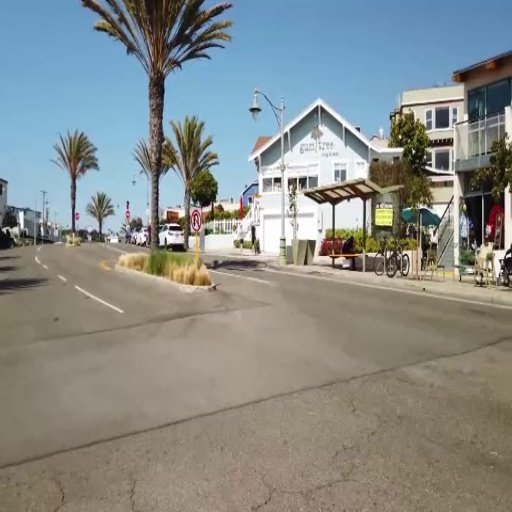
#> input picture lab1/images/multiple_stitching/1.jpg, 512 x 512 px; its folder holds 3 pictures in this run
$ python lab1.py
#> lines starting #> are read from the running program, lines starting #| are printed output that depends on the picture; after the words box and inside, x2 and y2 are one past the last pixel; in counts of white or black regions, pixels touching at a corner belong together
import random
import numpy as np
import cv2
import matplotlib.pyplot as plt
import os


# dirname = os.path.dirname(PySide2.__file__)
# plugin_path = os.path.join(dirname, 'plugins', 'platforms')
# os.environ['QT_QPA_PLATFORM_PLUGIN_PATH'] = plugin_path


def image_show(name, img):
    cv2.imshow(name, img)
    cv2.waitKey(0)
    cv2.destroyAllWindows()


#要求一：SIFT提取特征点
def sift(image):
    descriptor = cv2.SIFT_create()
    (kps, features) = descriptor.detectAndCompute(image, None)
    kps = np.float32([kp.pt for kp in kps])
    return kps, features


#要求二：特征点匹配
# 定义一个函数，根据两组关键点和特征，找出最佳的特征匹配对和变换矩阵
def matchKeypoints(kpsA, kpsB, featuresA, featuresB, ratio, reprojThresh):
    # 创建一个暴力匹配器对象
    matcher = cv2.BFMatcher()
    # 使用knn方法，对两组特征进行匹配，返回最近的两个匹配结果
    rawMatches = matcher.knnMatch(featuresA, featuresB, 2)

    # 定义一个空列表，存储最佳的特征匹配对
    best_matches = []
    # 定义一个变量，存储最大的匹配对数量
    max_matches_num = 0
    # 定义一个变量，存储期望的匹配距离
    ex_dist = 100
    # 定义一个变量，存储匹配距离的容差
    derta_dist = 10
    # 循环10次，尝试找出最佳的匹配对
    for i in range(10):
        # 定义一个空列表，存储当前的匹配对
        matches = []
        # 定义一个空列表，存储当前的匹配距离
        dist_list = []
        # 遍历原始的匹配结果
        for m in rawMatches:
            # 如果匹配结果有两个，并且第一个匹配的距离小于第二个匹配的距离乘以一个比例
            if len(m) == 2 and m[0].distance < m[1].distance * ratio:
                # 如果第一个匹配的距离在期望的距离的容差范围内
                if ex_dist - derta_dist <= m[0].distance <= ex_dist + derta_dist:
                    # 将第一个匹配的索引添加到当前的匹配对列表中
                    matches.append((m[0].trainIdx, m[0].queryIdx))
                    # 将第一个匹配的距离添加到当前的匹配距离列表中
                    dist_list.append(m[0].distance)
        # 从当前的匹配距离列表中随机选择一个作为新的期望的匹配距离
        ex_dist = dist_list[random.randint(0, len(dist_list) - 1)]
        # 如果当前的匹配对数量大于等于最大的匹配对数量
        if max_matches_num <= len(matches):
            # 更新最大的匹配对数量
            max_matches_num = len(matches)
            # 更新最佳的匹配对列表
            best_matches = matches

    # 如果最佳的匹配对数量大于4
    if len(best_matches) > 4:
        # 根据最佳的匹配对，获取两组关键点的坐标
        ptsA = np.float32([kpsA[i] for (_, i) in best_matches])
        ptsB = np.float32([kpsB[i] for (i, _) in best_matches])
        #要求三
        # 使用RANSAC方法，根据两组关键点的坐标，计算变换矩阵和状态
        (H, status) = cv2.findHomography(ptsA, ptsB, cv2.RANSAC, reprojThresh)
        # 返回最佳的匹配对，变换矩阵和状态
        return best_matches, H, status
    # 如果最佳的匹配对数量小于等于4，返回None
    return None


#要求五：根据变换拼接
def drawMatches(imageA, imageB, kpsA, kpsB, matches, status):
    # 初始化可视化图片，将A、B图左右连接到一起
    (hA, wA) = imageA.shape[:2]
    (hB, wB) = imageB.shape[:2]
    vis = np.zeros((max(hA, hB), wA + wB, 3), dtype="uint8")
    vis[0:hA, 0:wA] = imageA
    vis[0:hB, wA:] = imageB

    ptAs = []
    ptBs = []
    # 联合遍历，画出匹配对
    for ((trainIdx, queryIdx), s) in zip(matches, status):
        # 当点对匹配成功时，画到可视化图上
        if s == 1:
            # 画出匹配对
            ptA = (int(kpsA[queryIdx][0]), int(kpsA[queryIdx][1]))
            ptB = (int(kpsB[trainIdx][0]) + wA, int(kpsB[trainIdx][1]))
            cv2.line(vis, ptA, ptB, (0, 255, 0), 1)
            ptAs.append(ptA)
            ptBs.append(ptB)

    # 返回可视化结果
    return vis, ptAs, ptBs


file_path = "./images/multiple_stitching"
dirs = os.listdir(file_path)
images = []
# image_stitched = []
for file in dirs:
    image = file_path + '/' + file
    image = cv2.imread(image)
#> image is the input picture: shape (512, 512, 3); mean B, G, R 137.1, 139.7, 135.1
    images.append(image)


def stitch(images, ratio=0.95, reprojThresh=4.0):
    # 获取输入图片
#> called with ratio = 0.95, reprojThresh = 4
    (imageA, imageB) = images
    top, bottom, left, right = 400, 400, 400, 400
    imageA = cv2.copyMakeBorder(imageA, top, bottom, left, right, cv2.BORDER_CONSTANT, value=(0, 0, 0))
    imageB = cv2.copyMakeBorder(imageB, top, bottom, left, right, cv2.BORDER_CONSTANT, value=(0, 0, 0))
    # 检测A、B图片的SIFT关键特征点，并计算特征描述子
    (kpsA, featuresA) = sift(imageA)
#> in sift, `(kps, features) = descriptor.detectAndCompute(image, None)`: kps = 1676 keypoints; strongest (x, y, size): (909, 655, 2.5), (908, 510, 5.5), (813, 551, 2), (648, 645, 347.6)
#> in sift, `kps = np.float32([kp.pt for kp in kps])`: kps = 1676 pairs, first value 392.5 to 986.9, second value 352.4 to 910.1
#> kpsA has the same summary as kps in sift
    (kpsB, featuresB) = sift(imageB)
#> in sift (call 2), `(kps, features) = descriptor.detectAndCompute(image, None)`: kps = 1748 keypoints; strongest (x, y, size): (706, 658, 1.9), (910, 673, 3.3), (631, 560, 1.8), (494, 574, 4.9)
#> kpsB = 1748 pairs, first value 380.6 to 928.6, second value 401.9 to 916.9

    # 匹配两张图片的所有特征点，返回匹配结果
    M = matchKeypoints(kpsA, kpsB, featuresA, featuresB, ratio, reprojThresh)
#> in matchKeypoints, `rawMatches = matcher.knnMatch(featuresA, featuresB, 2)`: rawMatches = 1676 matches
#> in matchKeypoints, `ptsA = np.float32([kpsA[i] for (_, i) in best_matches])`: ptsA = 69 pairs, first value 413.4 to 890.3, second value 502.2 to 846.9
#> in matchKeypoints, `ptsB = np.float32([kpsB[i] for (i, _) in best_matches])`: ptsB = 69 pairs, first value 419.5 to 908.9, second value 498.1 to 866.1
#> in matchKeypoints, `(H, status) = cv2.findHomography(ptsA, ptsB, cv2.RANSAC, reprojThresh)`: H = [[9.47, 0.174, -3809.6], [4.23, 6.13, -3272.5], [0.00628, 0.000393, 1]]; status = 69 values, max 1 at index 13, min 0 at index 0, mean 0.768

    # 如果返回结果为空，没有匹配成功的特征点，退出算法
    if M is None:
        return None

    # 否则，果提取匹配结
    # H是3x3视角变换矩阵
    (matches, H, status) = M
#> matches = 69 pairs, first value 82 to 1715, second value 33 to 1603
    result = cv2.warpPerspective(imageA, H, (imageB.shape[1], imageB.shape[0])) #透视变换

    #内点更新
    for i in range(imageA.shape[0]):
        for j in range(imageA.shape[1]):
            if imageA[i, j][0] >= result[i, j][0]:
                result[i, j] = imageB[i, j]
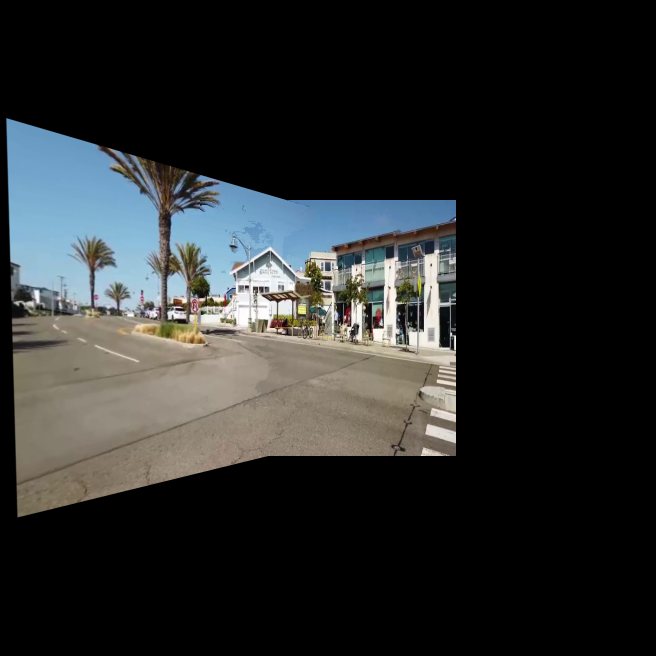
#> result: shape (1312, 1312, 3) (shown at 1/2 size); mean B, G, R 42.8, 43, 41.1

    # 检测是否需要显示图片匹配
    (imageA, imageB) = images
    (kpsA, featuresA) = sift(imageA)
#> in sift (call 3), `(kps, features) = descriptor.detectAndCompute(image, None)`: kps = 1613 keypoints; strongest (x, y, size): (509, 255, 2.3), (413, 151, 2), (400, 137, 1.9), (253, 229, 3.5)
#> kpsA = 1613 pairs, first value 2.48 to 508.9, second value 2.61 to 508.1
    (kpsB, featuresB) = sift(imageB)
#> in sift (call 4), `(kps, features) = descriptor.detectAndCompute(image, None)`: kps = 1667 keypoints; strongest (x, y, size): (306, 258, 1.9), (231, 160, 1.8), (94, 174, 4.9), (502, 268, 3.5)
#> kpsB = 1667 pairs, first value 2.45 to 509.1, second value 3.65 to 508.6
    M = matchKeypoints(kpsA, kpsB, featuresA, featuresB, ratio, reprojThresh)
#> in matchKeypoints (call 2), `rawMatches = matcher.knnMatch(featuresA, featuresB, 2)`: rawMatches = 1613 matches
    (matches, H, status) = M
#> matches = 75 pairs, first value 26 to 891, second value 120 to 1597; H = [[1.9, -0.0151, -384.6], [0.474, 1.6, -161.5], [0.00175, 8.95e-06, 1]]; status = 75 values, max 1 at index 11, min 0 at index 0, mean 0.813
    vis, ptA, ptB = drawMatches(imageA, imageB, kpsA, kpsB, matches, status)
#> the loop in drawMatches, `for ((trainIdx, queryIdx), s) in zip(matches, status):` made 75 passes
#> (trainIdx, queryIdx, s, ptA, ptB) on passes 12, 13, 14, 15, 16, 18, 19, 20, 21, 22, 23, 24: (26, 624, [1], (212, 284), (521, 285)), (38, 646, [1], (215, 265), (526, 264)), (51, 649, [1], (216, 177), (529, 163)), (58, 657, [1], (217, 197), (531, 186)), (57, 664, [1], (219, 268), (531, 268)), (165, 755, [1], (261, 154), (587, 144)), (175, 769, [1], (266, 182), (593, 175)), (177, 770, [1], (267, 220), (594, 217)), (185, 780, [1], (271, 171), (598, 163)), (191, 782, [1], (275, 264), (602, 264)), (206, 797, [1], (279, 235), (608, 233)), (233, 813, [1], (285, 150), (615, 142))
#> (ptA, ptB) on passes 61 to 66: ((423, 121), (751, 133)), ((430, 165), (757, 175)), ((432, 168), (759, 178)), ((433, 161), (760, 171)), ((433, 238), (759, 242)), ((440, 293), (762, 291))
#> after the loop in drawMatches, `for ((trainIdx, queryIdx), s) in zip(matches, status):`:
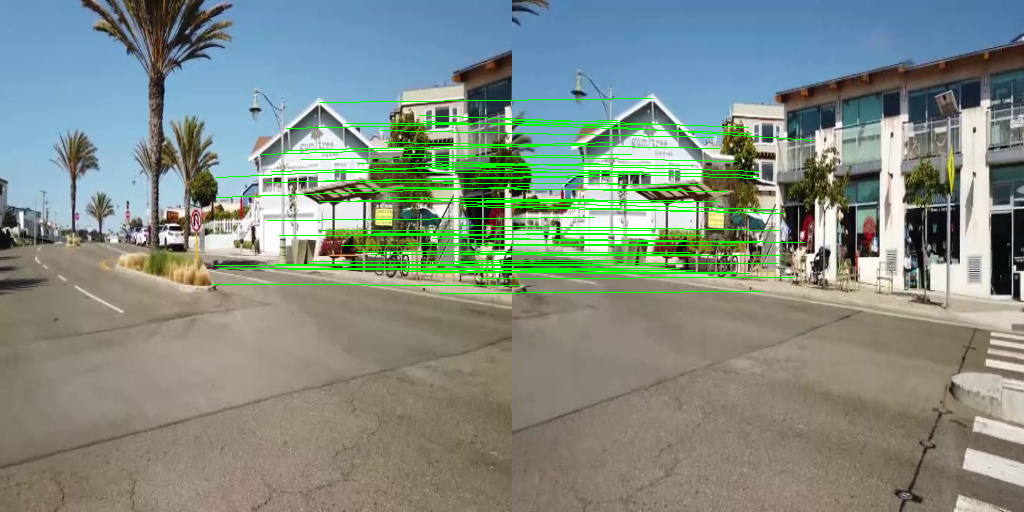
#> vis: shape (512, 1024, 3); mean B, G, R 130.7, 141, 128.7
#> after the loop in drawMatches, `for ((trainIdx, queryIdx), s) in zip(matches, status):`: ptAs = 61 pairs, first value 212 to 502, second value 102 to 293; ptBs = 61 pairs, first value 521 to 813, second value 98 to 291
#> ptA has the same summary as ptAs in drawMatches; ptB has the same summary as ptBs in drawMatches
    # 返回结果
    return result, vis, ptA, ptB


def cv2_show_plt(img):
    b, g, r = cv2.split(img)
    img = cv2.merge([r, g, b])
    return img


imageA = images[0]
imageB = images[1]
imageC = images[2]
(result_ab, vis_ab, pointab, pointba) = stitch([imageA, imageB])
#> pointab has the same summary as ptAs in drawMatches; pointba has the same summary as ptBs in drawMatches
(result_bc, vis_bc, pointcb, pointbc) = stitch([imageC, imageB])
#> call 2 of stitch, with ratio = 0.95, reprojThresh = 4
#> in sift (call 5), `(kps, features) = descriptor.detectAndCompute(image, None)`: kps = 2027 keypoints; strongest (x, y, size): (817, 545, 2.7), (402, 484, 4), (862, 640, 3), (772, 670, 3.1)
#> in stitch (call 2), `(kpsA, featuresA) = sift(imageA)`: kpsA = 2027 pairs, first value 384.6 to 947.2, second value 400.9 to 919
#> in sift (call 6), `(kps, features) = descriptor.detectAndCompute(image, None)`: kps = 1748 keypoints; strongest (x, y, size): (706, 658, 1.9), (910, 673, 3.3), (631, 560, 1.8), (494, 574, 4.9)
#> in stitch (call 2), `(kpsB, featuresB) = sift(imageB)`: kpsB = 1748 pairs, first value 380.6 to 928.6, second value 401.9 to 916.9
#> in matchKeypoints (call 3), `rawMatches = matcher.knnMatch(featuresA, featuresB, 2)`: rawMatches = 2027 matches
#> in stitch (call 2), `(matches, H, status) = M`: matches = 108 pairs, first value 39 to 1661, second value 14 to 1867; H = [[0.376, 0.00426, 276.7], [-0.317, 0.712, 189.9], [-0.000478, 2.75e-07, 1]]; status = 108 values, max 1 at index 2, min 0 at index 0, mean 0.852
#> after the loop in stitch (call 2), `for i in range(imageA.shape[0]):`:
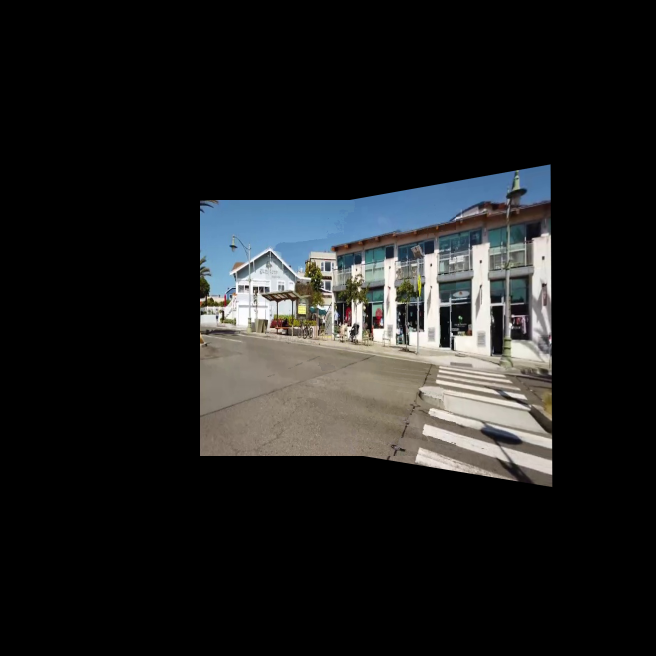
#> result: shape (1312, 1312, 3) (shown at 1/2 size); mean B, G, R 29.8, 30, 29.4
#> in sift (call 7), `(kps, features) = descriptor.detectAndCompute(image, None)`: kps = 1973 keypoints; strongest (x, y, size): (417, 145, 2.7), (462, 240, 3), (372, 270, 3.1), (198, 260, 2)
#> in stitch (call 2), `(kpsA, featuresA) = sift(imageA)`: kpsA = 1973 pairs, first value 2.43 to 509.2, second value 16.06 to 508.9
#> in sift (call 8), `(kps, features) = descriptor.detectAndCompute(image, None)`: kps = 1667 keypoints; strongest (x, y, size): (306, 258, 1.9), (231, 160, 1.8), (94, 174, 4.9), (502, 268, 3.5)
#> in stitch (call 2), `(kpsB, featuresB) = sift(imageB)`: kpsB = 1667 pairs, first value 2.45 to 509.1, second value 3.65 to 508.6
#> in matchKeypoints (call 4), `rawMatches = matcher.knnMatch(featuresA, featuresB, 2)`: rawMatches = 1973 matches
#> in stitch (call 2), `(matches, H, status) = M`: matches = 100 pairs, first value 348 to 1642, second value 44 to 1946; H = [[0.7, 0.00473, 129.9], [-0.156, 0.874, 30.6], [-0.000589, -1.23e-05, 1]]; status = 100 values, max 1 at index 0, min 0 at index 62, mean 0.87
#> the loop in drawMatches (call 2), `for ((trainIdx, queryIdx), s) in zip(matches, status):` made 100 passes
#> (trainIdx, queryIdx, ptA, ptB) on passes 1 to 12: (348, 44, (18, 277), (658, 274)), (355, 48, (21, 200), (660, 204)), (372, 70, (28, 267), (666, 265)), (379, 76, (31, 253), (668, 252)), (391, 86, (33, 180), (670, 186)), (393, 99, (36, 269), (672, 267)), (396, 103, (37, 174), (673, 182)), (395, 106, (38, 112), (672, 124)), (409, 121, (43, 230), (677, 231)), (426, 139, (49, 129), (682, 138)), (423, 140, (49, 109), (681, 121)), (447, 171, (61, 272), (693, 270))
#> (ptA, ptB) on passes 61, 62, 64, 65, 66, 67: ((257, 166), (879, 160)), ((267, 150), (891, 142)), ((276, 272), (899, 270)), ((279, 126), (904, 116)), ((281, 245), (906, 242)), ((281, 230), (906, 226))
#> after the loop in drawMatches (call 2), `for ((trainIdx, queryIdx), s) in zip(matches, status):`:
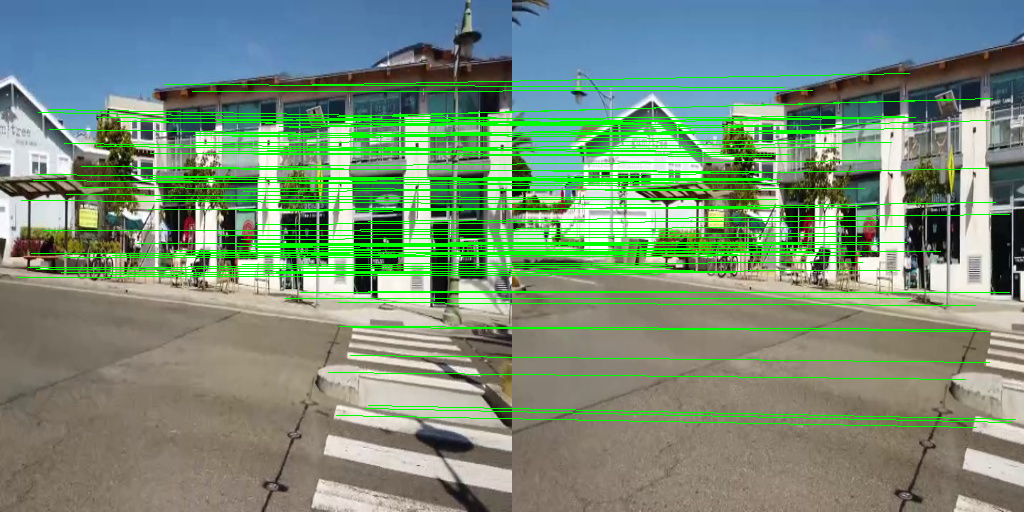
#> vis: shape (512, 1024, 3); mean B, G, R 119.6, 142.7, 118.2
#> after the loop in drawMatches (call 2), `for ((trainIdx, queryIdx), s) in zip(matches, status):`: ptAs = 87 pairs, first value 18 to 368, second value 84 to 415; ptBs = 87 pairs, first value 658 to 1015, second value 73 to 427
#> in stitch (call 2), `vis, ptA, ptB = drawMatches(imageA, imageB, kpsA, kpsB, matches, status)`: ptA has the same summary as ptAs in drawMatches; ptB has the same summary as ptBs in drawMatches
#> pointcb has the same summary as ptAs in drawMatches; pointbc has the same summary as ptBs in drawMatches
for point in pointab:
    x, y = int(point[0]), int(point[1])
    cv2.circle(vis_ab, (x, y), 5, (255, 0, 0), -1)
#> this loop made 61 passes
#> (x, y) on passes 1 to 12: (212, 284), (215, 265), (216, 177), (217, 197), (219, 268), (261, 154), (266, 182), (267, 220), (271, 171), (275, 264), (279, 235), (285, 150)
#> vis_ab: shape (512, 1024, 3); 0.88% of pixels changed, all inside (x1, y1, x2, y2) = (207, 97, 508, 299)
for point in pointba:
    x, y = int(point[0]), int(point[1])
    cv2.circle(vis_ab, (x, y), 5, (0, 0, 255), -1)
#> this loop made 61 passes
#> (x, y) on passes 1 to 12: (521, 285), (526, 264), (529, 163), (531, 186), (531, 268), (587, 144), (593, 175), (594, 217), (598, 163), (602, 264), (608, 233), (615, 142)
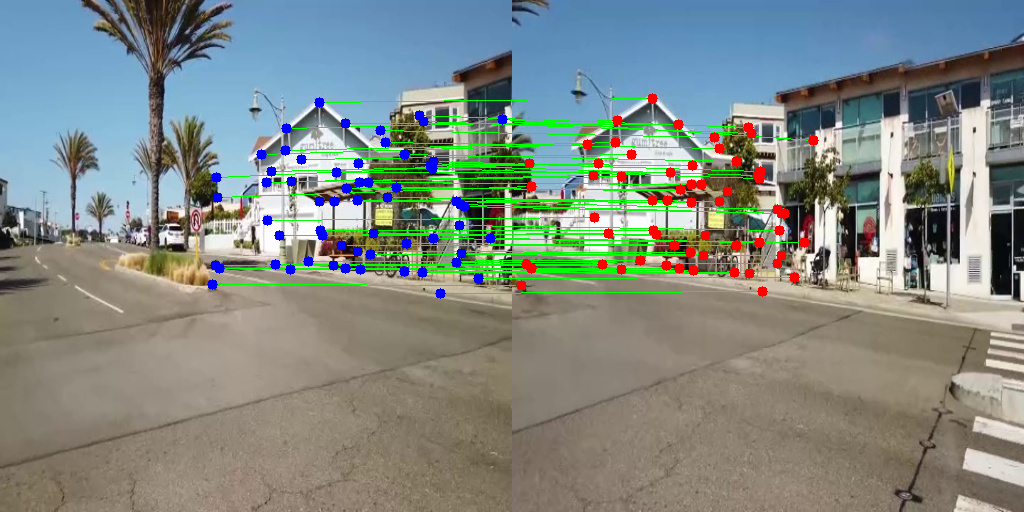
#> vis_ab: shape (512, 1024, 3); mean B, G, R 131, 138, 128.7
for point in pointbc:
    x, y = int(point[0]), int(point[1])
    cv2.circle(vis_bc, (x, y), 5, (255, 0, 0), -1)
#> this loop made 87 passes
#> (x, y) on passes 1 to 12: (658, 274), (660, 204), (666, 265), (668, 252), (670, 186), (672, 267), (673, 182), (672, 124), (677, 231), (682, 138), (681, 121), (693, 270)
#> point on passes 48 to 53: (838, 147), (845, 248), (853, 132), (856, 242), (856, 242), (860, 207)
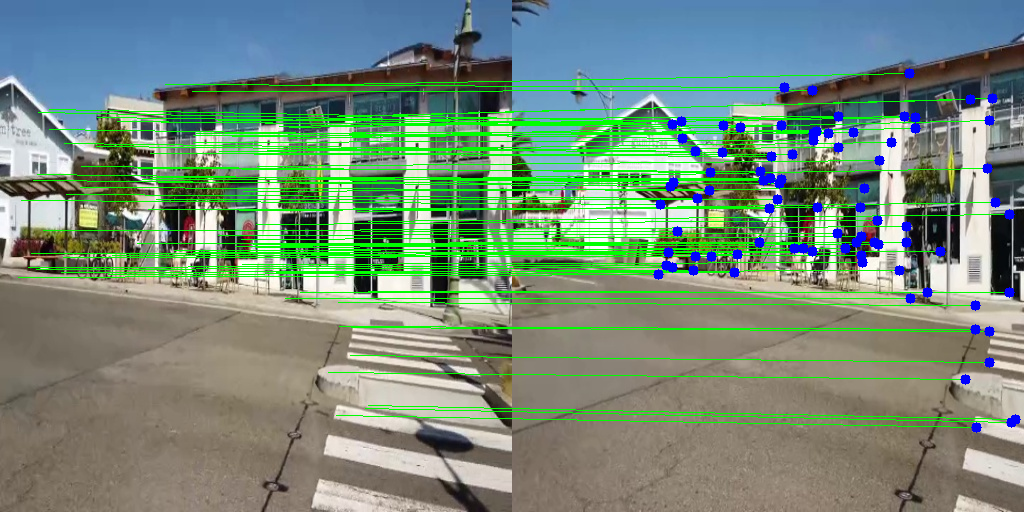
#> vis_bc: shape (512, 1024, 3); 1.26% of pixels changed, all inside (x1, y1, x2, y2) = (653, 68, 1021, 433)
for point in pointcb:
    x, y = int(point[0]), int(point[1])
    cv2.circle(vis_bc, (x, y), 5, (0, 0, 255), -1)
#> this loop made 87 passes
#> point on passes 1 to 12: (18, 277), (21, 200), (28, 267), (31, 253), (33, 180), (36, 269), (37, 174), (38, 112), (43, 230), (49, 129), (49, 109), (61, 272)
#> vis_bc: shape (512, 1024, 3); 1.27% of pixels changed, all inside (x1, y1, x2, y2) = (13, 79, 374, 421)
result = result_ab
for i in range(result.shape[0]):
    for j in range(result.shape[1]):
        if result_bc[i, j][0] >= result[i, j][0]:
            result[i, j] = result_bc[i, j]
#> result: shape (1312, 1312, 3); 10.98% of pixels changed, all inside (x1, y1, x2, y2) = (400, 328, 1105, 975)

plt.figure(figsize=(10, 5))
plt.subplot(1, 2, 1)
plt.imshow(cv2_show_plt(vis_ab))
plt.title("vis_ab")
plt.axis("off")
plt.subplot(1, 2, 2)
plt.imshow(cv2_show_plt(result_ab))
plt.title("result_ab")
plt.axis("off")
plt.show()

plt.figure(figsize=(10, 5))
plt.subplot(1, 2, 1)
plt.imshow(cv2_show_plt(vis_bc))
plt.title("vis_bc")
plt.axis("off")
plt.subplot(1, 2, 2)
plt.imshow(cv2_show_plt(result_bc))
#> in cv2_show_plt (call 4), `b, g, r = cv2.split(img)`:
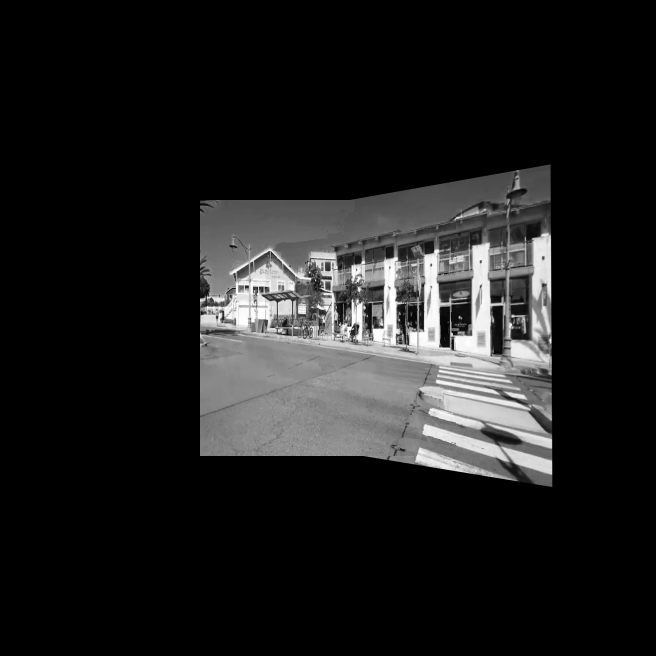
#> r: shape (1312, 1312) (shown at 1/2 size); min 0, max 255, mean 29.4
plt.title("result_bc")
plt.axis("off")
plt.show()

plt.figure(figsize=(5, 5))
plt.axis("off")
plt.imshow(cv2_show_plt(result))
plt.title("result")
plt.show()
